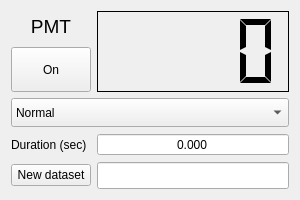
<?xml version="1.0" encoding="UTF-8"?>
<ui version="4.0">
 <class>Form</class>
 <widget class="QWidget" name="Form">
  <property name="geometry">
   <rect>
    <x>0</x>
    <y>0</y>
    <width>300</width>
    <height>200</height>
   </rect>
  </property>
  <property name="sizePolicy">
   <sizepolicy hsizetype="Preferred" vsizetype="Preferred">
    <horstretch>0</horstretch>
    <verstretch>0</verstretch>
   </sizepolicy>
  </property>
  <property name="minimumSize">
   <size>
    <width>300</width>
    <height>200</height>
   </size>
  </property>
  <property name="maximumSize">
   <size>
    <width>300</width>
    <height>200</height>
   </size>
  </property>
  <property name="windowTitle">
   <string>Form</string>
  </property>
  <layout class="QGridLayout" name="gridLayout">
   <item row="0" column="1">
    <layout class="QGridLayout" name="gridLayout_3">
     <item row="0" column="0">
      <widget class="QLabel" name="label">
       <property name="sizePolicy">
        <sizepolicy hsizetype="Minimum" vsizetype="MinimumExpanding">
         <horstretch>0</horstretch>
         <verstretch>0</verstretch>
        </sizepolicy>
       </property>
       <property name="font">
        <font>
         <pointsize>14</pointsize>
        </font>
       </property>
       <property name="text">
        <string>PMT</string>
       </property>
       <property name="alignment">
        <set>Qt::AlignCenter</set>
       </property>
      </widget>
     </item>
     <item row="1" column="0">
      <widget class="QPushButton" name="pushButton">
       <property name="sizePolicy">
        <sizepolicy hsizetype="Minimum" vsizetype="MinimumExpanding">
         <horstretch>0</horstretch>
         <verstretch>0</verstretch>
        </sizepolicy>
       </property>
       <property name="minimumSize">
        <size>
         <width>45</width>
         <height>45</height>
        </size>
       </property>
       <property name="text">
        <string>On</string>
       </property>
       <property name="checkable">
        <bool>true</bool>
       </property>
       <property name="default">
        <bool>false</bool>
       </property>
       <property name="flat">
        <bool>false</bool>
       </property>
      </widget>
     </item>
     <item row="0" column="1" rowspan="2">
      <widget class="QLCDNumber" name="lcdNumber">
       <property name="sizePolicy">
        <sizepolicy hsizetype="MinimumExpanding" vsizetype="MinimumExpanding">
         <horstretch>0</horstretch>
         <verstretch>0</verstretch>
        </sizepolicy>
       </property>
       <property name="font">
        <font>
         <pointsize>12</pointsize>
        </font>
       </property>
       <property name="inputMethodHints">
        <set>Qt::ImhFormattedNumbersOnly</set>
       </property>
       <property name="frameShadow">
        <enum>QFrame::Plain</enum>
       </property>
       <property name="smallDecimalPoint">
        <bool>true</bool>
       </property>
       <property name="numDigits">
        <number>4</number>
       </property>
       <property name="segmentStyle">
        <enum>QLCDNumber::Flat</enum>
       </property>
       <property name="value" stdset="0">
        <double>0.000000000000000</double>
       </property>
      </widget>
     </item>
     <item row="2" column="0" colspan="2">
      <widget class="QComboBox" name="comboBox">
       <property name="sizePolicy">
        <sizepolicy hsizetype="Minimum" vsizetype="MinimumExpanding">
         <horstretch>0</horstretch>
         <verstretch>0</verstretch>
        </sizepolicy>
       </property>
       <item>
        <property name="text">
         <string>Normal</string>
        </property>
       </item>
       <item>
        <property name="text">
         <string>Differential</string>
        </property>
       </item>
      </widget>
     </item>
     <item row="3" column="0">
      <widget class="QLabel" name="label_2">
       <property name="text">
        <string>Duration (sec)</string>
       </property>
      </widget>
     </item>
     <item row="3" column="1">
      <widget class="QDoubleSpinBox" name="doubleSpinBox">
       <property name="sizePolicy">
        <sizepolicy hsizetype="Expanding" vsizetype="Fixed">
         <horstretch>0</horstretch>
         <verstretch>0</verstretch>
        </sizepolicy>
       </property>
       <property name="alignment">
        <set>Qt::AlignCenter</set>
       </property>
       <property name="buttonSymbols">
        <enum>QAbstractSpinBox::NoButtons</enum>
       </property>
       <property name="keyboardTracking">
        <bool>false</bool>
       </property>
       <property name="prefix">
        <string/>
       </property>
       <property name="suffix">
        <string/>
       </property>
       <property name="decimals">
        <number>3</number>
       </property>
       <property name="maximum">
        <double>1000.000000000000000</double>
       </property>
       <property name="singleStep">
        <double>0.010000000000000</double>
       </property>
      </widget>
     </item>
     <item row="4" column="0">
      <widget class="QPushButton" name="newSet">
       <property name="sizePolicy">
        <sizepolicy hsizetype="Fixed" vsizetype="Fixed">
         <horstretch>0</horstretch>
         <verstretch>0</verstretch>
        </sizepolicy>
       </property>
       <property name="minimumSize">
        <size>
         <width>50</width>
         <height>10</height>
        </size>
       </property>
       <property name="text">
        <string>New dataset</string>
       </property>
      </widget>
     </item>
     <item row="4" column="1">
      <widget class="QLineEdit" name="lineEdit">
       <property name="sizePolicy">
        <sizepolicy hsizetype="Expanding" vsizetype="Fixed">
         <horstretch>0</horstretch>
         <verstretch>0</verstretch>
        </sizepolicy>
       </property>
       <property name="font">
        <font>
         <pointsize>12</pointsize>
        </font>
       </property>
       <property name="alignment">
        <set>Qt::AlignCenter</set>
       </property>
      </widget>
     </item>
    </layout>
   </item>
  </layout>
 </widget>
 <resources/>
 <connections/>
</ui>
